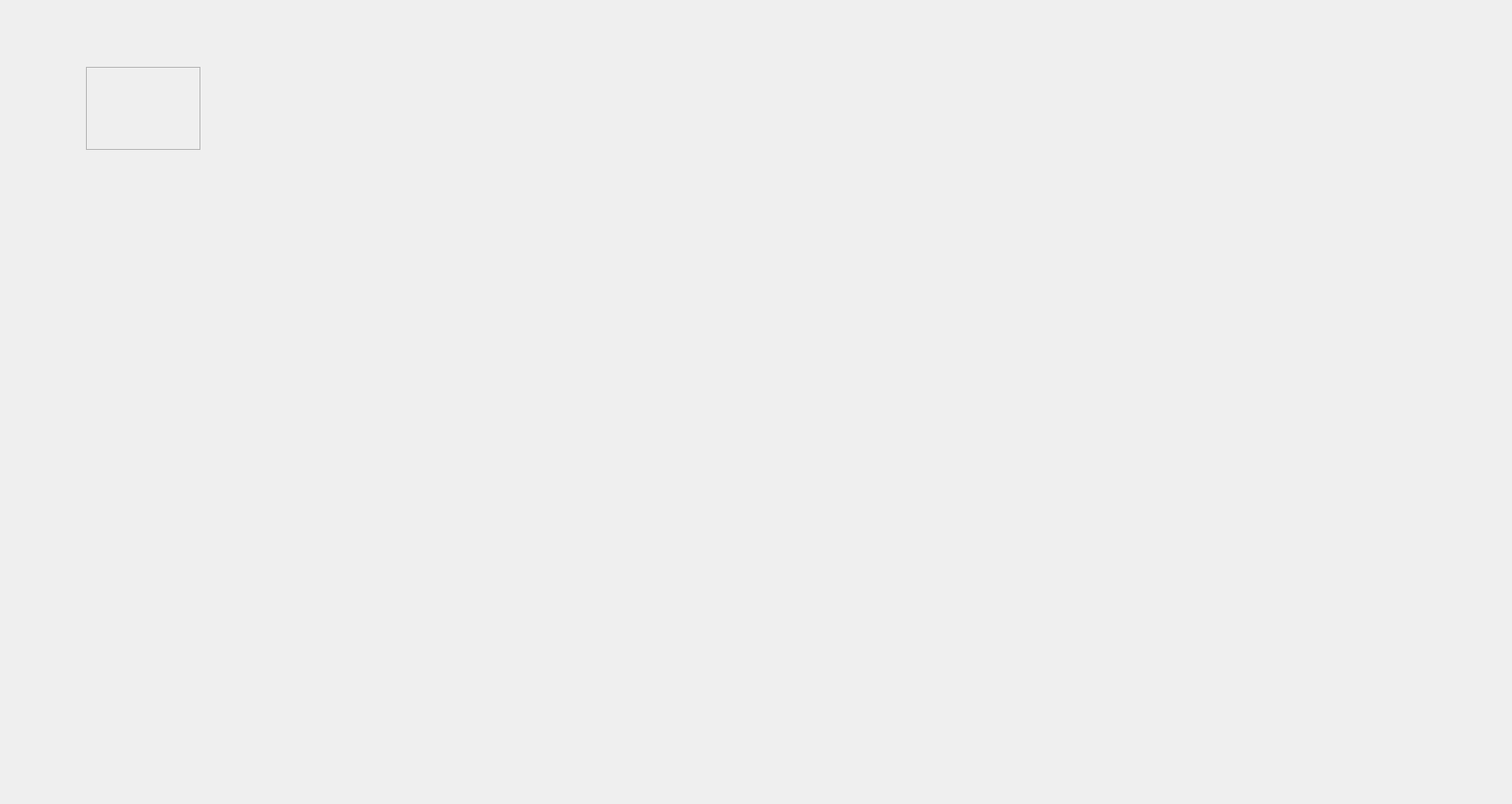
<?xml version="1.0" encoding="UTF-8"?>
<ui version="4.0">
 <class>cartWidget</class>
 <widget class="QWidget" name="cartWidget">
  <property name="geometry">
   <rect>
    <x>0</x>
    <y>0</y>
    <width>1584</width>
    <height>842</height>
   </rect>
  </property>
  <property name="windowTitle">
   <string>Form</string>
  </property>
  <widget class="QScrollArea" name="cart">
   <property name="geometry">
    <rect>
     <x>90</x>
     <y>70</y>
     <width>120</width>
     <height>87</height>
    </rect>
   </property>
   <property name="widgetResizable">
    <bool>true</bool>
   </property>
   <widget class="QWidget" name="cartContent">
    <property name="geometry">
     <rect>
      <x>0</x>
      <y>0</y>
      <width>118</width>
      <height>85</height>
     </rect>
    </property>
   </widget>
  </widget>
  <widget class="QWidget" name="gridLayoutWidget">
   <property name="geometry">
    <rect>
     <x>140</x>
     <y>10</y>
     <width>1281</width>
     <height>80</height>
    </rect>
   </property>
   <layout class="QGridLayout" name="headerCart"/>
  </widget>
 </widget>
 <resources/>
 <connections/>
</ui>
